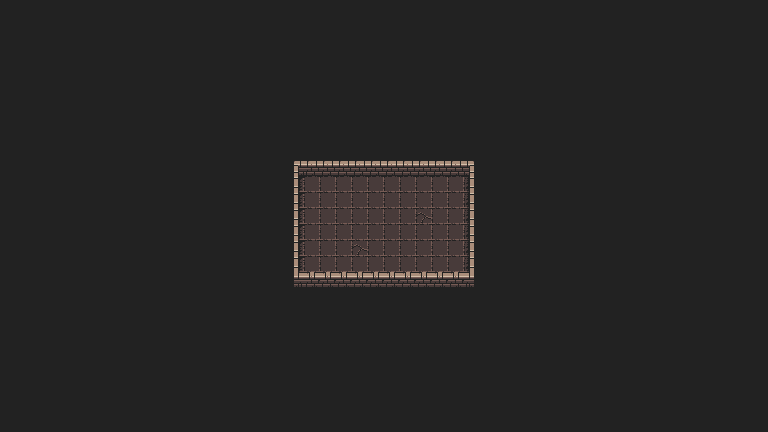

A 2D game scene composited from a Tiled map and its tileset images. What follows is a short description and the map's XML, with each tile layer's data collapsed to a summary:
An orthogonal 48x27 tile map with 16x16 px tiles, 3 tile layers (bg, floor, walls), 2 tilesets and 8 objects (player_spawn).

<map version="1.10" tiledversion="1.11.2" orientation="orthogonal" renderorder="right-down" width="48" height="27" tilewidth="16" tileheight="16" infinite="0" nextlayerid="7" nextobjectid="13">
 <tileset firstgid="1" source="atlas_walls_low-16x16.tsx" />
 <tileset firstgid="49" source="atlas_floor-16x16.tsx" />
 <layer id="1" name="bg" width="48" height="27">
  <data>[1296 cells, 1296 non-empty, 1 distinct tile ids]</data>
 </layer>
 <layer id="2" name="floor" width="48" height="27">
  <data>[1296 cells, 73 non-empty, 4 distinct tile ids]</data>
 </layer>
 <layer id="3" name="walls" width="48" height="27">
  <data>[1296 cells, 36 non-empty, 7 distinct tile ids]</data>
 </layer>
 <objectgroup id="4" name="entities">
  <properties>
   <property name="type" value="player" />
  </properties>
  <object id="1" name="player_spawn" x="374" y="216" width="20" height="16">
   <properties>
    <property name="type" value="player" />
   </properties>
  </object>
  <object id="9" x="448.667" y="191.667">
   <properties>
    <property name="type" value="dwarf_npc" />
   </properties>
  </object>
  <object id="10" x="303.667" y="245.667" width="18" height="17.6667">
   <properties>
    <property name="type" value="big_monster" />
   </properties>
  </object>
  <object id="12" x="449.25" y="254.5">
   <properties>
    <property name="destination" value="maps/combat.tmx" />
    <property name="type" value="portal" />
   </properties>
  </object>
 </objectgroup>
 <objectgroup id="5" name="collisions">
  <object id="3" x="294.667" y="160" width="179.333" height="15.3333" />
  <object id="4" x="469.333" y="172.667" width="7.33333" height="116.333" />
  <object id="5" x="293" y="173.333" width="4.33333" height="114" />
  <object id="7" x="296" y="272" width="175.333" height="16" />
 </objectgroup>
</map>
